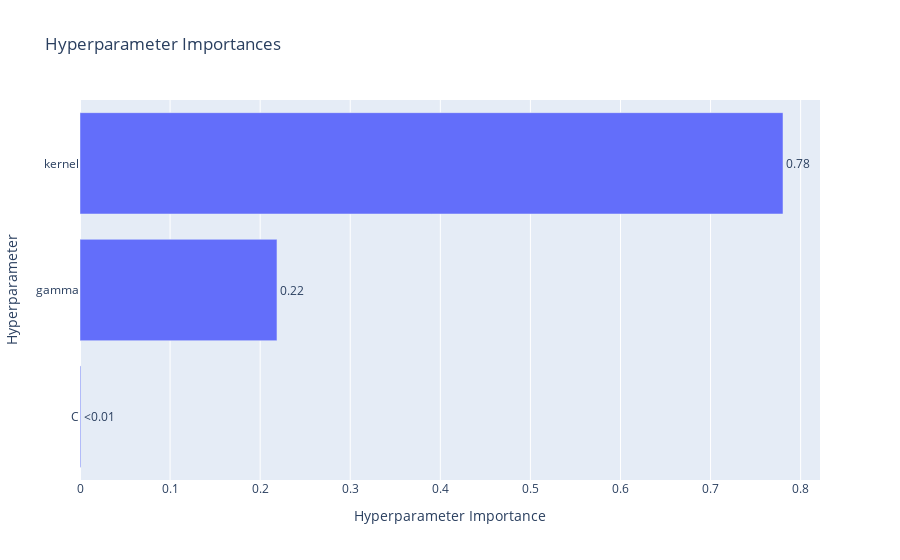
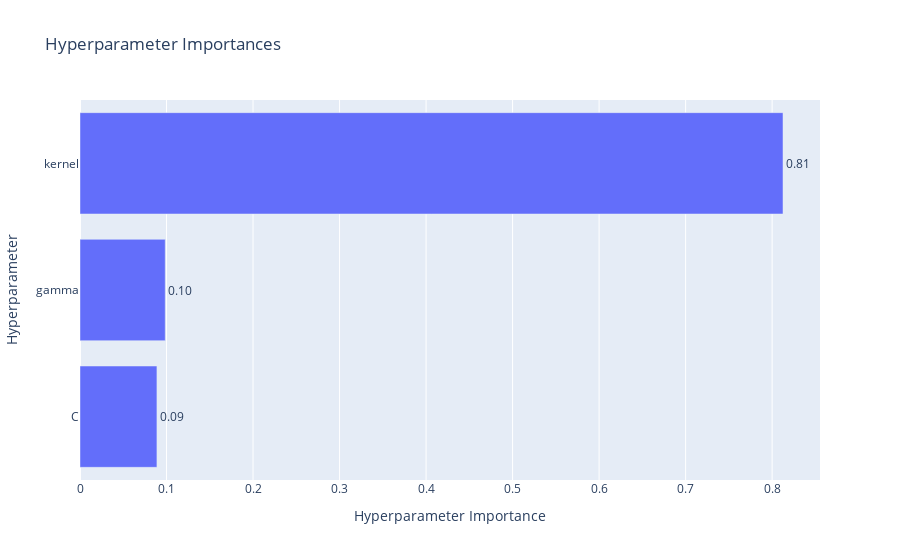
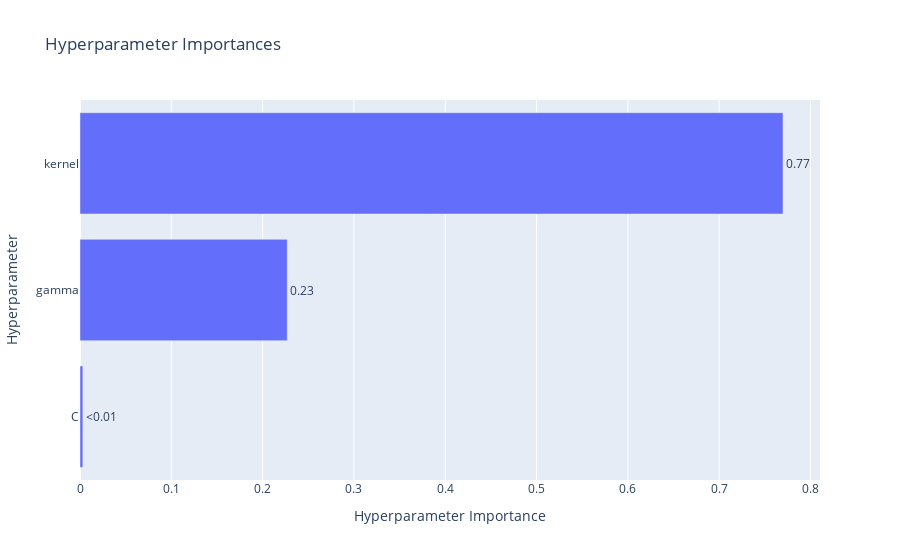
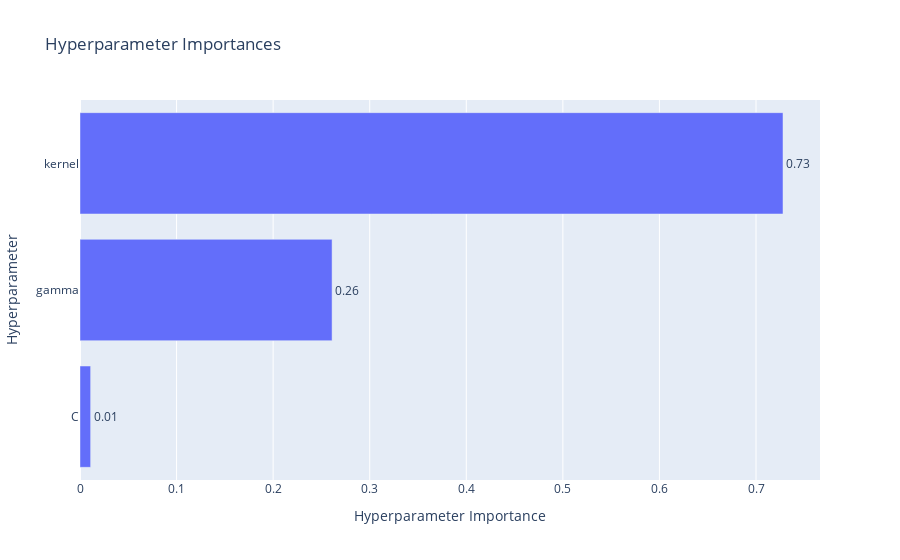

Write notebook code for charts like these, in order.
### Code cell
for study in studies:
    trial = study.best_trial
    show_params(trial)
    fig = optuna.visualization.plot_param_importances(study)
    show(fig)

### Figure 1 — Plotly figure (JSON) as saved in the notebook; plotly's stock layout.template omitted (floating-point values rounded to 4 significant figures)
{"data": [{"cliponaxis": false, "hovertemplate": ["C (FloatDistribution): 0.0009118093310750331<extra></extra>", "gamma (CategoricalDistribution): 0.21867220099018622<extra></extra>", "kernel (CategoricalDistribution): 0.7804159896787388<extra></extra>"], "name": "Objective Value", "orientation": "h", "text": ["<0.01", "0.22", "0.78"], "textposition": "outside", "type": "bar", "x": [0.0009118, 0.2187, 0.7804], "y": ["C", "gamma", "kernel"]}], "layout": {"title": {"text": "Hyperparameter Importances"}, "xaxis": {"title": {"text": "Hyperparameter Importance"}}, "yaxis": {"title": {"text": "Hyperparameter"}}}}

### Figure 2 — Plotly figure (JSON) as saved in the notebook; plotly's stock layout.template omitted (floating-point values rounded to 4 significant figures)
{"data": [{"cliponaxis": false, "hovertemplate": ["C (FloatDistribution): 0.08891467730807717<extra></extra>", "gamma (CategoricalDistribution): 0.09852183167916675<extra></extra>", "kernel (CategoricalDistribution): 0.812563491012756<extra></extra>"], "name": "Objective Value", "orientation": "h", "text": ["0.09", "0.10", "0.81"], "textposition": "outside", "type": "bar", "x": [0.08891, 0.09852, 0.8126], "y": ["C", "gamma", "kernel"]}], "layout": {"title": {"text": "Hyperparameter Importances"}, "xaxis": {"title": {"text": "Hyperparameter Importance"}}, "yaxis": {"title": {"text": "Hyperparameter"}}}}

### Figure 3 — Plotly figure (JSON) as saved in the notebook; plotly's stock layout.template omitted (floating-point values rounded to 4 significant figures)
{"data": [{"cliponaxis": false, "hovertemplate": ["C (FloatDistribution): 0.0031274396242195394<extra></extra>", "gamma (CategoricalDistribution): 0.22696544772931102<extra></extra>", "kernel (CategoricalDistribution): 0.7699071126464694<extra></extra>"], "name": "Objective Value", "orientation": "h", "text": ["<0.01", "0.23", "0.77"], "textposition": "outside", "type": "bar", "x": [0.003127, 0.227, 0.7699], "y": ["C", "gamma", "kernel"]}], "layout": {"title": {"text": "Hyperparameter Importances"}, "xaxis": {"title": {"text": "Hyperparameter Importance"}}, "yaxis": {"title": {"text": "Hyperparameter"}}}}

### Figure 4 — Plotly figure (JSON) as saved in the notebook; plotly's stock layout.template omitted (floating-point values rounded to 4 significant figures)
{"data": [{"cliponaxis": false, "hovertemplate": ["C (FloatDistribution): 0.011019140130087797<extra></extra>", "gamma (CategoricalDistribution): 0.261023917435486<extra></extra>", "kernel (CategoricalDistribution): 0.7279569424344263<extra></extra>"], "name": "Objective Value", "orientation": "h", "text": ["0.01", "0.26", "0.73"], "textposition": "outside", "type": "bar", "x": [0.01102, 0.261, 0.728], "y": ["C", "gamma", "kernel"]}], "layout": {"title": {"text": "Hyperparameter Importances"}, "xaxis": {"title": {"text": "Hyperparameter Importance"}}, "yaxis": {"title": {"text": "Hyperparameter"}}}}
